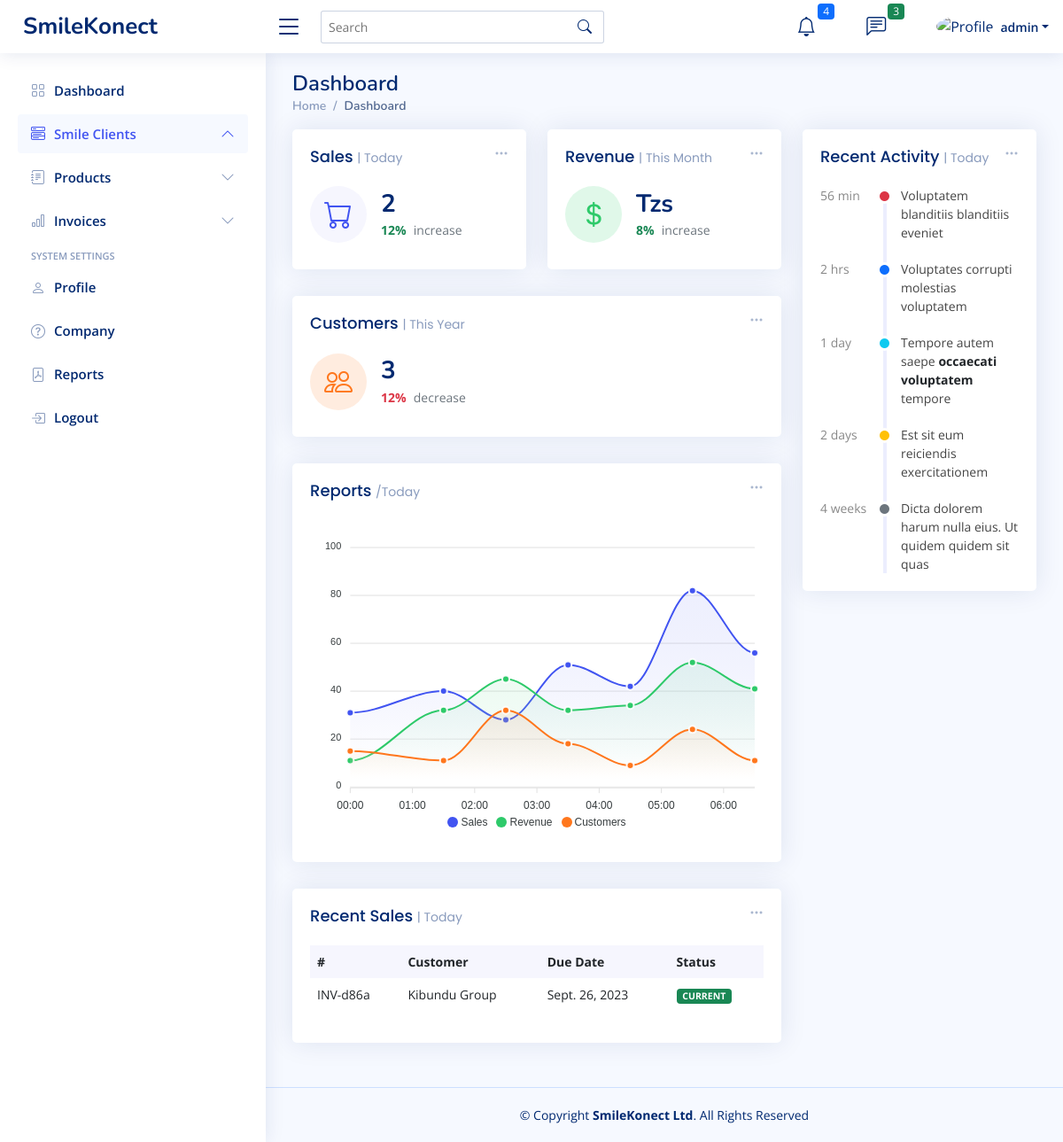
Page /dashboard/ (signed in) on the earlier database version.
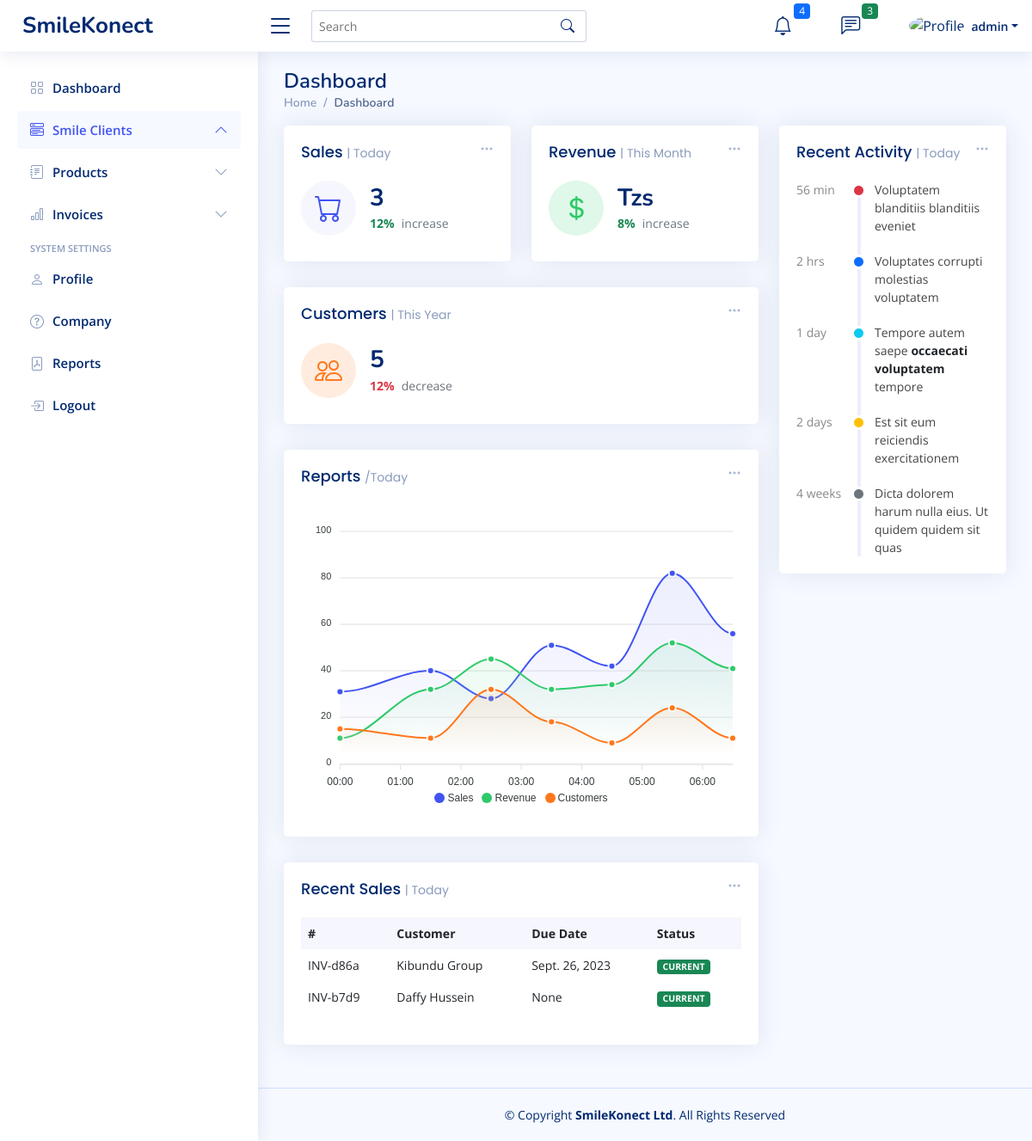
Same page on the later database version.
### smileKonect/models.py (models this page shows, shortened)
class Invoice(models.Model):
    TERMS = [
        ('14 days', '14 days'),
        ('30 days', '30 days'),
        ('60 days', '60 days'),
    ]
    STATUS = [
        ('CURRENT', 'CURRENT'),
        ('EMAIL_SENT', 'EMAIL_SENT'),
        ('OVERDUE', 'OVERDUE'),
        ('PAID', 'PAID'),
    ]
    title = models.CharField(null=True, blank=True, max_length=100)
    number = models.CharField(null=True, blank=True, max_length=100)
    dueDate = models.DateField(null=True, blank=True)
    paymentTerms = models.CharField(choices=TERMS, default='14 days', max_length=100)
    status = models.CharField(choices=STATUS, default='CURRENT', max_length=100)
    notes = models.TextField(null=True, blank=True)
    client = models.ForeignKey(Client, blank=True, null=True, on_delete=models.SET_NULL)
    uniqueId = models.CharField(null=True, blank=True, max_length=100)
    slug = models.SlugField(max_length=500, unique=True, blank=True, null=True)
    date_created = models.DateTimeField(blank=True, null=True)
    last_updated = models.DateTimeField(blank=True, null=True)

class Client(models.Model):
    PROVINCES = [
    ('Dar es salaam', 'Dar es salaam'),
    ('Arusha', 'Arusha'),
    ('Morogoro', 'Morogoro'),
    ]
    clientName = models.CharField(null=True, blank=True, max_length=200)
    addressLine1 = models.CharField(null=True, blank=True, max_length=200)
    clientLogo = models.ImageField(default='default_logo.jpg', upload_to='company_logos')
    province = models.CharField(choices=PROVINCES, blank=True, max_length=100)
    postalCode = models.CharField(null=True, blank=True, max_length=10)
    phoneNumber = models.CharField(null=True, blank=True, max_length=100)
    emailAddress = models.CharField(null=True, blank=True, max_length=100)
    taxNumber = models.CharField(null=True, blank=True, max_length=100)
    uniqueId = models.CharField(null=True, blank=True, max_length=100)
    slug = models.SlugField(max_length=500, unique=True, blank=True, null=True)
    date_created = models.DateTimeField(blank=True, null=True)
    last_updated = models.DateTimeField(blank=True, null=True)

### smileKonect/views.py (the view)
# urls.py: path('dashboard/', views.user_dashboard, name='dashboard'),
@login_required
def user_dashboard(request):
    clients_count = Client.objects.all().count()
    invoices_count = Invoice.objects.all().count()
    paid_invoices_count = Invoice.objects.filter(status='PAID').count()
    invoices = Invoice.objects.all()
    products_sold = Product.objects.filter(invoice__status='CURRENT').count()
    recent_activities = Activity.objects.order_by('-timestamp')[:5]  # Get the 5 most recent activities
    context = {
        'invoices': invoices,
        'clients_count': clients_count,
        'invoices_count': invoices_count,
        'paid_invoices_count': paid_invoices_count,
        'products_sold': products_sold,
        'recent_activities': recent_activities,
    }
    return render(request, 'smile/dashboard.html', context)

### smileKonect/templates/smile/dashboard.html (shortened to what the changed rows need)
{% extends 'smile/base.html' %}
{% block content %}
<div class="pagetitle">
  <h1>Dashboard</h1>
</div>
<section class="section dashboard">
  <div class="row">
    <div class="col-lg-8">
      <div class="row">
        <div class="col-xxl-4 col-md-6">
          <div class="card info-card sales-card">
            <div class="card-body">
              <div class="d-flex align-items-center">
                <div class="ps-3">
                  <h6>{{ products_sold }}</h6>
                  <span class="text-success small pt-1 fw-bold">12%</span> <span
                    class="text-muted small pt-2 ps-1">increase</span>
                </div>
              </div>
            </div>
          </div>
        </div>
        <div class="col-xxl-4 col-xl-12">
          <div class="card info-card customers-card">
            <div class="card-body">
              <div class="d-flex align-items-center">
                <div class="ps-3">
                  <h6>{{ clients_count }}</h6>
                  <span class="text-danger small pt-1 fw-bold">12%</span> <span
                    class="text-muted small pt-2 ps-1">decrease</span>
                </div>
              </div>
            </div>
          </div>
        </div>
        <div class="col-12">
          <div class="card recent-sales overflow-auto">
            <div class="card-body">
              <table class="table table-borderless datatable">
                <thead>
                  <tr>
                    <th scope="col">#</th>
                    <th scope="col">Customer</th>
                    <th scope="col">Due Date</th>
                    <th scope="col">Status</th>
                  </tr>
                </thead>
                <tbody>
                    {% for invoice in invoices %}
                  <tr scope="row">
                    <td>{{invoice.number}}</td>
                    <td>{{invoice.client.clientName}}</td>
                    <td>{{invoice.dueDate}}</td>
                    <td><span class="badge bg-success">{{invoice.status}}</span></td>
                  </tr>
                    {% endfor %}
                </tbody>
              </table>
            </div>
          </div>
        </div>
      </div>
    </div>
  </div>
</section>
{% endblock %}

Differences in the rows shown:
added Invoice: number "INV-b7d9", client.clientName "Daffy Hussein", dueDate "None", status "CURRENT"
Other differences:
{{ products_sold }}: "2" → "3"
{{ clients_count }}: "3" → "5"
